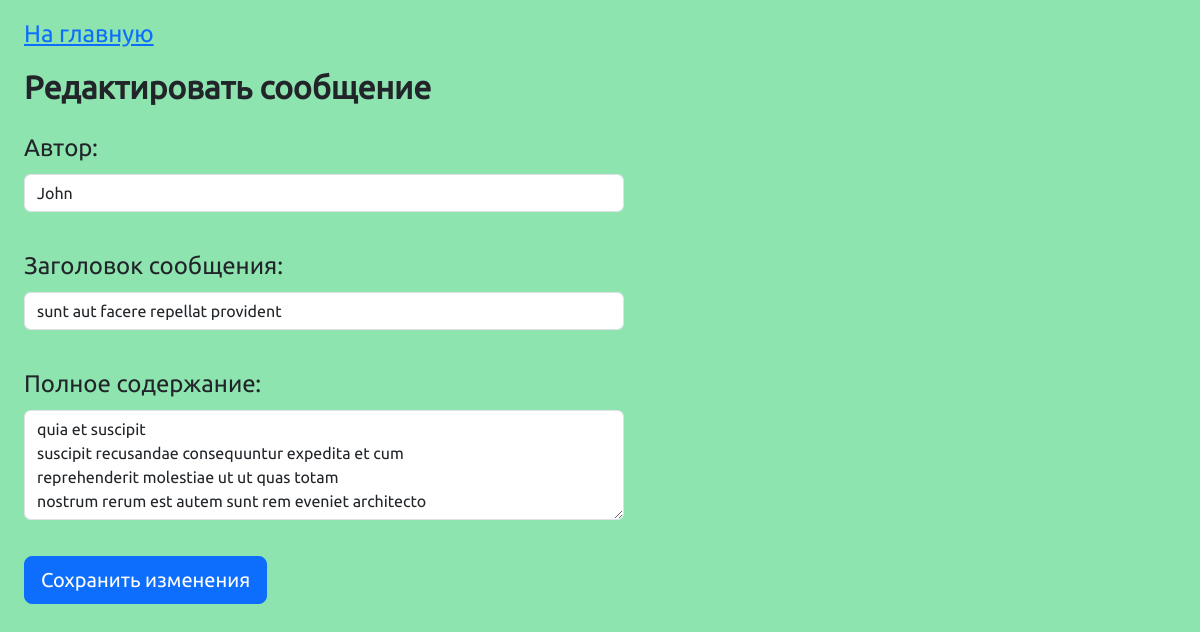
The page /edit_message.php?id=1 on the database its author committed.
### tables this page shows
CREATE TABLE `messages` (
  `id` int NOT NULL,
  `author` varchar(100) NOT NULL,
  `title` varchar(100) NOT NULL,
  `body` text NOT NULL
);

### edit_message.php (the view, shortened to what this page needs)
<?php
require_once('db.php');
$messageId = isset($_GET['id']) ? intval($_GET['id']) : 0;
if ($_SERVER['REQUEST_METHOD'] === 'POST') {
    $author      = $_POST['author'];
    $title       = $_POST['title'];
    $fullContent = $_POST['full_content'];
    $sql = $conn->prepare(
        "UPDATE `messages` SET `author`=?, `title`=?, `body`=? WHERE id=$messageId"
    );
    $sql->bind_param("sss", $author, $title, $fullContent);
    if ($sql->execute() === true) {
        header('Location: view_message.php?id=' . $messageId);
    } else {
        echo "Ошибка при редактировании сообщения: " . $conn->error;
    }
} else {
    $sql     = "SELECT * FROM `messages` WHERE id=$messageId";
    $result  = $conn->query($sql);
    $message = $result->fetch_assoc();
}
?>
<!DOCTYPE html>
<html lang="ru">
<head>
    <link rel="stylesheet" href="bootstrap/css/bootstrap.css">
    <link rel="stylesheet" href="styles/style.css">
</head>
<body>
<div class="ms-4 mt-3"><a href="index.php">На главную</a></div>
<h2 class="fw-bold ms-4 mt-3">Редактировать сообщение</h2>
<form class="m-4 w-50" action="edit_message.php?id=<?= $messageId; ?>"
      method="POST">
    <label class="form-label" for="author">Автор:</label>
    <input class="form-control" type="text" name="author" id="author"
           value="<?= $message['author']; ?>" required><br>
    <label class="form-label" for="title">Заголовок сообщения:</label>
    <input class="form-control" type="text" name="title" id="title"
           value="<?= $message['title']; ?>" required><br>
    <label class="form-label" for="full_content">Полное содержание:</label>
    <textarea class="form-control" name="full_content" id="full_content"
              rows="4" required><?= $message['body']; ?></textarea><br>
    <button class="btn btn-lg btn-primary" type="submit">Сохранить изменения
    </button>
</form>
</body>
</html>

### styles/style.css (style rules this page uses)
body { background: #8ee4af; font-family: Ubuntu-Regular, cursive; font-size: 1.5rem; }

### rows shown on the page
messages: author "John", title "sunt aut facere repellat provident", full_content "quia et suscipit suscipit recusandae consequuntur expedita et cum reprehenderit molestiae ut ut quas totam nostrum rerum est autem sunt rem eveniet architecto"
